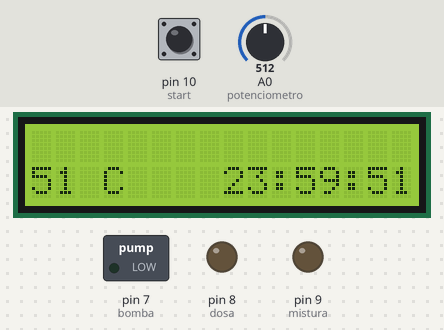
Recording of a sketch running on a simulated Arduino Uno, built with avr-gcc and run on an emulated ATmega328P. Shown: 16×2 character LCD, switched loads named in the sketch (green lamp = pin HIGH), output pins drawn as LEDs (lit = HIGH). Inputs (shaded band) come from the test bench; at power-on: pin 10 (start) LOW, A0 (potenciometro) = 512.

Above: at 1.2 s.
1.3 s: pin 10 (start) pulled HIGH for 1 s
At 3.1 s:
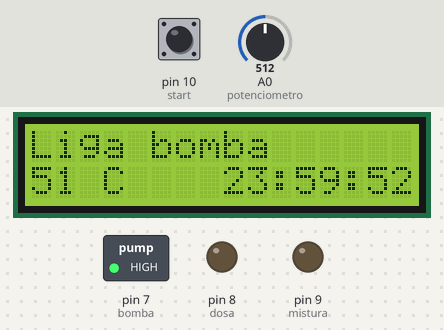
6.6 s: pin 10 (start) pulled HIGH for 3.2 s
At 8.5 s:
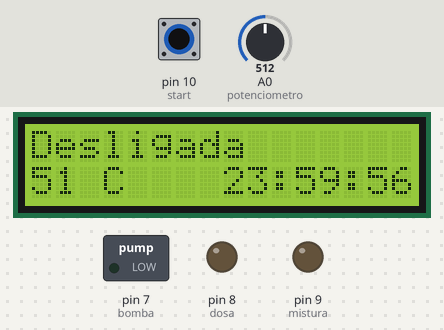
13.4 s: pin 10 (start) pulled HIGH for 3.2 s
At 14.4 s:
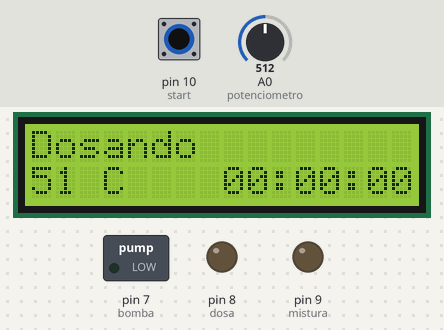
19.9 s: pin 10 (start) pulled HIGH for 0.7 s
At 21.7 s:
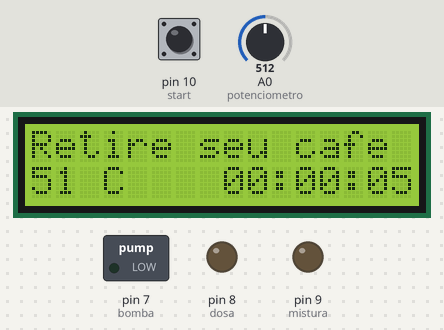
24.9 s: A0 (potenciometro) set to 716
At 26.1 s:
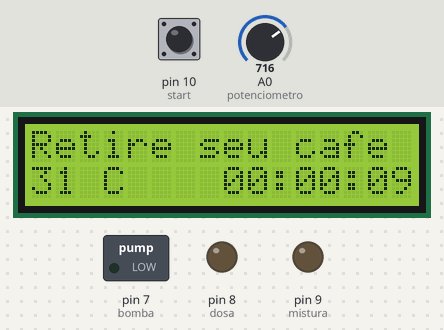
27.3 s: A0 (potenciometro) set to 900
At 28.9 s:
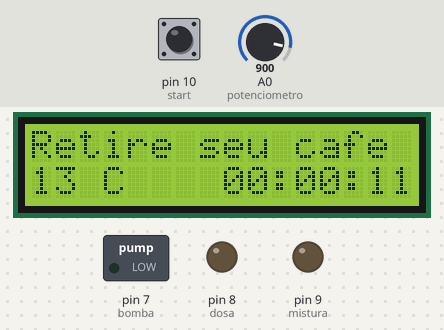
Timing chart, 0 to 30.4 s (numbered marks = the images above; inputs shaded):
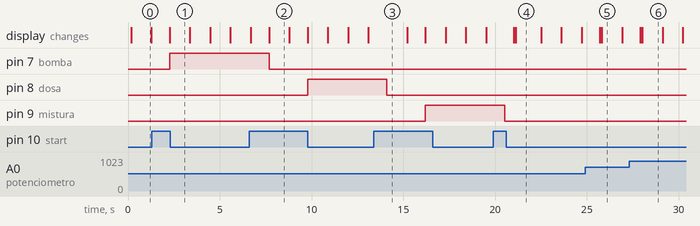

The sketch:

m_quina_de_caf_1.ino
```cpp
#include <LiquidCrystal.h>

// initialize the library with the numbers of the interface pins


#define start  10
#define bomba  7
#define dosa  8
#define mistura  9

int flag1 = 1;
int flag2 = 0;

const int pinopot = 6;   //Pino ligado ao pino central do potenciometro
int valorpot = 0;  //Armazena valor lido do potenciometro, entre 0 e 1023
const int potenciometro = A0; // pino de entrada do potenciômetro
int valor = 0;
int temperatura;
short segundos1;
void logica();

// --- Protótipo das Funções ---
void showDisp(void);        //Função para exibir corretamente os valores, incluindo o zero à esquerda
void timer();                                        //Função para decrementar variáveis
void temp();


// =============================================================================================================
// --- Variáveis Globais ---
short sec_ = 50, min_ = 59, horas_ = 23;


// =============================================================================================================
// --- Hardware do LCD ---
LiquidCrystal disp(12,  //RS no digital 8
                   11,  //EN no digital 7
                   5,  //D4 no digital 5
                   4,  //D5 no digital 4
                   3,  //D6 no digital 3
                   2); //D7 no digital 2


void setup()
{

 Serial.begin(9600);
  pinMode(pinopot, INPUT);
  pinMode(start,INPUT);
  pinMode(bomba,OUTPUT);
  pinMode(dosa,OUTPUT);
  pinMode(mistura,OUTPUT);

  disp.begin(16, 2);


} //end setup


// --- Loop Infinito ---
void loop()
{

  disp.setCursor(0, 0);
  temp();
  timer();
  delay(1000);

  digitalRead(start);

  if(digitalRead(start)==HIGH){
digitalWrite(bomba, LOW);
digitalWrite(dosa, LOW);
digitalWrite(mistura, LOW);

  logica();
  delay(1000);
 }


}


// =============================================================================================================
// --- Desenvolvimento das Funções ---


// =============================================================================================================
void timer()                                         //Função para decrementar variáveis
{

   sec_++;                                           //decrementa segundos


   if(sec_ > 59)                                   //chegou em zero?
   {                                                 //Sim...
       sec_ = 0x00;
       min_++;

      if(min_ > 59)                               //chegou em zero?
      {                                              //Sim...
        min_ = 0x00;
        horas_++;                    //minutos e segundos recebem zero

      }

   } //end if sec_1
  if(horas_ > 23){
    horas_ = 0x00;
    sec_ = 0x00;
    min_ = 0x00;
  }


  showDisp();

} //end timer


// =============================================================================================================
void showDisp(void)         //Função para exibir corretamente os valores, incluindo o zero à esquerda
{
  if(horas_ < 10)                                   //minutos menor que 10?
   {                                                 //Sim...
      disp.setCursor(8,1); disp.print('0');         //Posiciona cursor na coluna 12, linha 2 e imprime o '0' à esquerda
      disp.setCursor(9,1); disp.print(horas_);     //Posiciona cursor na coluna 13, linha 2 e imprime o valor dos minutos

   } //end if minutos
   else                                              //senão...
   {                                                 //minutos igual ou maior que 10
      disp.setCursor(8,1); disp.print(horas_);     //Posiciona cursor na coluna 12, linha 2 e imprime o valor dos minutos
   } //end else minutos

      disp.setCursor(10,1); disp.print(':');         //Posiciona cursor na coluna 14, linha 2 e imprime caractere dois-pontos ':'

   if(sec_ < 10)                                 //segundos menor que 10?
   {                                                 //Sim...
      disp.setCursor(14,1); disp.print('0');         //Posiciona cursor na coluna 15, linha 2 e imprime o '0' à esquerda
      disp.setCursor(15,1); disp.print(sec_);    //Posiciona cursor na coluna 14, linha 2 e imprime o valor dos segundos

   } //end if segundos
   else                                              //senão...
   {                                                 //segundos igual ou maior que 10
      disp.setCursor(14,1); disp.print(sec_);    //Posiciona cursor na coluna 15, linha 2 e imprime o valor dos segundos
   } //end else segundos

  if(min_ < 10)                                   //minutos menor que 10?
   {                                                 //Sim...
      disp.setCursor(11,1); disp.print('0');         //Posiciona cursor na coluna 12, linha 2 e imprime o '0' à esquerda
      disp.setCursor(12,1); disp.print(min_);     //Posiciona cursor na coluna 13, linha 2 e imprime o valor dos minutos

   } //end if minutos
   else                                              //senão...
   {                                                 //minutos igual ou maior que 10
      disp.setCursor(11,1); disp.print(min_);     //Posiciona cursor na coluna 12, linha 2 e imprime o valor dos minutos
   } //end else minutos
   disp.setCursor(13,1); disp.print(':');


} //end showDisp


void logica(){

  segundos1++;
 digitalRead(start);

  if(segundos1 == 1){
    digitalWrite(bomba, HIGH);
    disp.setCursor(0,0);
    disp.print("Liga bomba    "); //Para que as mensagens não fiquem uma em cima da outra.

  }
  if(segundos1 == 2){
    disp.setCursor(0,0);
    digitalWrite(bomba, LOW);
    disp.print("Desligada     ");

    }

   if(segundos1 == 3){

    disp.setCursor(0,0);
    digitalWrite(dosa, HIGH);
    disp.print("Dosando             ");
  }
  if(segundos1 == 4){

    disp.setCursor(0,0);
    digitalWrite(dosa, LOW);


    }

   if(segundos1 == 5){

    disp.setCursor(0,0);
    digitalWrite(mistura, HIGH);
     //disp.clear();
    disp.print("Misturando      ");
  }
  if(segundos1 == 6){
    delay(500);
    disp.setCursor(0,0);
    digitalWrite(mistura, LOW);
    disp.print("Retire seu cafe           ");
    temp();
    timer();

    }

  if(segundos1 >= 6 ){
    logica();

  }


 //showDisp(min_, sec_, horas_);


}


void temp(){

   valor = analogRead(potenciometro);

   temperatura = map(valor, 0, 1023, 100, 1); //Mapeia os valors do
  //potenciômetro de 0 a 100 graus (está 100,0
  //, pois giro da esquerda para a direita.


   if(temperatura == 1){
   disp.setCursor(0,1);
   disp.print(temperatura);
   disp.print(" C ");

   }else {
   disp.setCursor(0,1);
   disp.print(temperatura);
   disp.print(" C ");

   delay(100);
   }
}
```

Measured:
- after the input at 1.3 s, pin 7 (bomba): LOW → HIGH after 0.97 s; the display: changes after 0.97 s (image 1)
- after the input at 6.6 s, pin 7 (bomba): HIGH → LOW after 1.1 s; pin 8 (dosa): LOW → HIGH after 3.2 s; the display: first differs from a run without the input after 1.1 s (image 2)
- after the input at 13.4 s, pin 8 (dosa): HIGH → LOW after 0.70 s; pin 9 (mistura): LOW → HIGH after 2.8 s
- after the input at 19.9 s, pin 9 (mistura): HIGH → LOW after 0.62 s; the display: first changes after 1.1 s (image 4 shows a later state)
- what the display in image 0 shows lasts 1.1 s, from 0.2 s to 1.3 s
- what the display in image 4 shows lasts 1.4 s, from 21.1 s to 22.5 s
